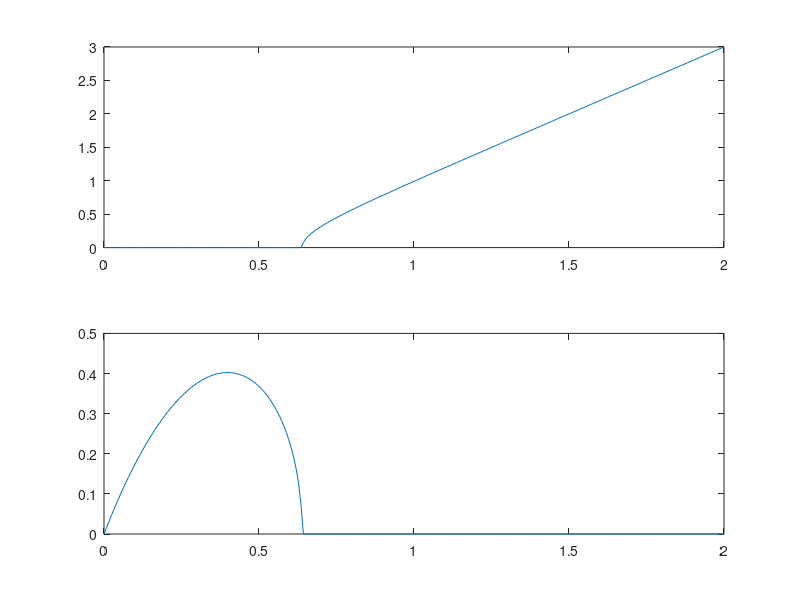

The MATLAB script that drew this image:
ka = linspace(0,2,256);
wfl = sqrt((1-2*ka).^2-exp(-4*ka));

figure;
subplot(2,1,1);
title('Re(\omega/\omega_{edge})')
xlabel('ka')
ylabel('Re(\omega/\omega_{edge})')
plot(ka,real(wfl))

subplot(2,1,2);
title('Im(\omega/\omega_{edge})')
xlabel('ka')
ylabel('Im(\omega/\omega_{edge})')
plot(ka,imag(wfl))
